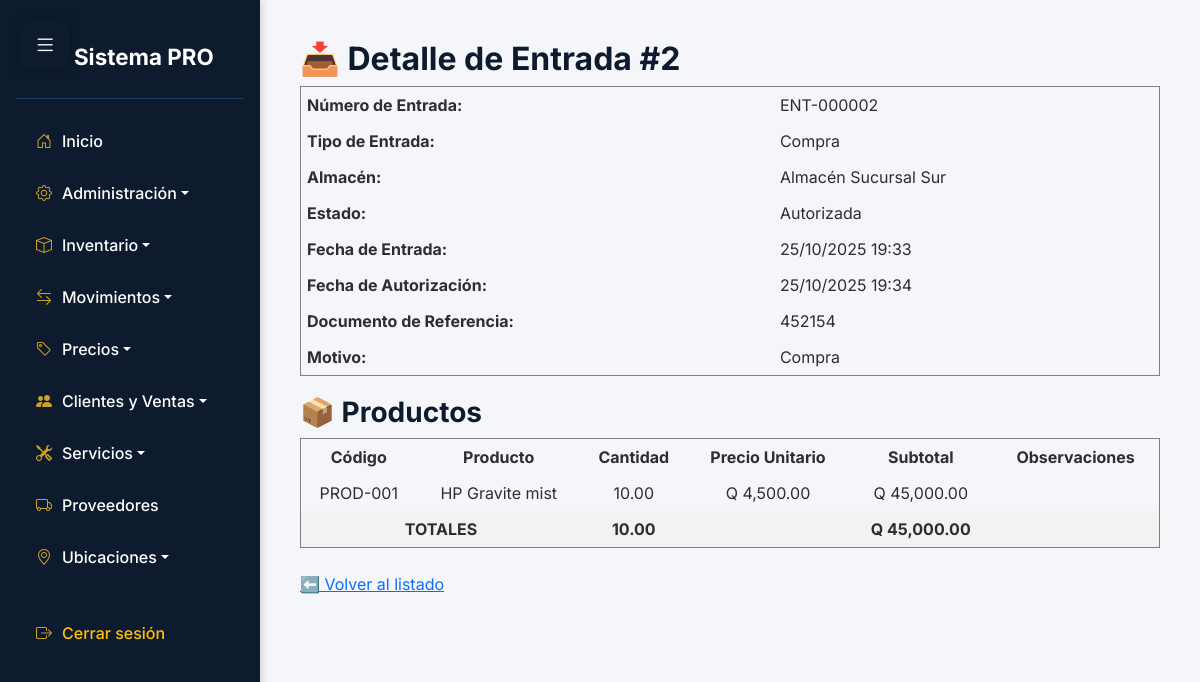
/app/vista/Entradas/ver.php?id=2 (signed in), run on the app's committed database.
### tables this page shows
CREATE TABLE `entradas_almacen` (
  `id` int NOT NULL,
  `numero_entrada` varchar(50) NOT NULL,
  `almacen_id` int NOT NULL,
  `tipo_entrada_id` int NOT NULL,
  `fecha_entrada` datetime NOT NULL DEFAULT CURRENT_TIMESTAMP,
  `fecha_autorizacion` datetime DEFAULT NULL,
  `motivo` text,
  `documento_referencia` varchar(100) DEFAULT NULL COMMENT 'Factura, orden de compra, etc.',
  `usuario_registra_id` int NOT NULL,
  `usuario_autoriza_id` int DEFAULT NULL,
  `estado_id` int NOT NULL DEFAULT '1',
  `creado_en` datetime DEFAULT CURRENT_TIMESTAMP,
  `actualizado_en` datetime DEFAULT CURRENT_TIMESTAMP ON UPDATE CURRENT_TIMESTAMP
);

CREATE TABLE `tipos_entrada` (
  `id` int NOT NULL,
  `nombre` varchar(50) NOT NULL,
  `descripcion` text,
  `requiere_autorizacion` tinyint(1) DEFAULT '1',
  `estado_id` int NOT NULL DEFAULT '1',
  `usuario_creador_id` int DEFAULT NULL,
  `usuario_modificador_id` int DEFAULT NULL,
  `creado_en` datetime DEFAULT CURRENT_TIMESTAMP,
  `actualizado_en` datetime DEFAULT CURRENT_TIMESTAMP ON UPDATE CURRENT_TIMESTAMP
);

CREATE TABLE `almacenes` (
  `id` int NOT NULL,
  `codigo` varchar(20) NOT NULL,
  `nombre` varchar(100) NOT NULL,
  `ubicacion` text,
  `descripcion` text,
  `responsable_usuario_id` int DEFAULT NULL,
  `estado_id` int NOT NULL DEFAULT '1',
  `usuario_creador_id` int DEFAULT NULL,
  `usuario_modificador_id` int DEFAULT NULL,
  `creado_en` datetime DEFAULT CURRENT_TIMESTAMP,
  `actualizado_en` datetime DEFAULT CURRENT_TIMESTAMP ON UPDATE CURRENT_TIMESTAMP
);

CREATE TABLE `estados` (
  `id` int NOT NULL,
  `nombre` varchar(50) NOT NULL,
  `descripcion` text,
  `aplica_a` varchar(100) DEFAULT NULL COMMENT 'A qué entidades aplica este estado',
  `creado_en` datetime DEFAULT CURRENT_TIMESTAMP,
  `actualizado_en` datetime DEFAULT CURRENT_TIMESTAMP ON UPDATE CURRENT_TIMESTAMP
);

CREATE TABLE `entradas_detalle` (
  `id` int NOT NULL,
  `entrada_id` int NOT NULL,
  `producto_id` int NOT NULL,
  `cantidad` decimal(10,2) NOT NULL,
  `precio_unitario` decimal(10,2) DEFAULT NULL,
  `observaciones` text
);

CREATE TABLE `productos` (
  `id` int NOT NULL,
  `codigo` varchar(50) NOT NULL,
  `nombre` varchar(200) NOT NULL,
  `descripcion` text,
  `categoria_id` int NOT NULL,
  `unidad_medida_id` int NOT NULL,
  `proveedor_id` int DEFAULT NULL,
  `peso` decimal(10,2) DEFAULT NULL COMMENT 'Peso en kilogramos',
  `imagen_url` varchar(255) DEFAULT NULL,
  `estado_id` int NOT NULL DEFAULT '1',
  `usuario_creador_id` int DEFAULT NULL,
  `usuario_modificador_id` int DEFAULT NULL,
  `creado_en` datetime DEFAULT CURRENT_TIMESTAMP,
  `actualizado_en` datetime DEFAULT CURRENT_TIMESTAMP ON UPDATE CURRENT_TIMESTAMP
);

### app/Conexion/Conexion.php (called while the page is built)
<?php
class Conexion {
    private $conexion;
    private $host = 'localhost';
    private $dbName = 'aegis';
    private $username = 'root';
    private $password = '';
    public function __construct() {
        try {
            $this->conexion = new PDO(
                "mysql:host=$this->host;dbname=$this->dbName",
                $this->username,
                $this->password
            );
            $this->conexion->setAttribute(PDO::ATTR_ERRMODE, PDO::ERRMODE_EXCEPTION);
        } catch (PDOException $e) {
            die("Error de conexión: " . $e->getMessage());
        }
    }
    public function getConexion() {
        return $this->conexion;
    }
}
?>

### app/Modelo/EntradasAlmacen.php (called while the page is built, shortened)
<?php
require_once __DIR__ . '/../Conexion/Conexion.php';
class EntradasAlmacen {
    private $conexion;
    public function __construct() {
        $this->conexion = new Conexion();
        $this->verificarEstados();
        $this->verificarTiposEntrada();
    }
    private function verificarEstados() {
        $estadosNecesarios = [
            ['nombre' => 'Registrada', 'descripcion' => 'Entrada registrada pendiente de autorización'],
            ['nombre' => 'Autorizada', 'descripcion' => 'Entrada autorizada y procesada'],
            ['nombre' => 'Cancelada', 'descripcion' => 'Entrada cancelada']
        ];
        foreach ($estadosNecesarios as $estado) {
            $sql = "SELECT id FROM estados WHERE nombre = ? LIMIT 1";
            $stmt = $this->conexion->getConexion()->prepare($sql);
            $stmt->execute([$estado['nombre']]);
        }
    }
    private function verificarTiposEntrada() {
        $tiposNecesarios = [
            ['nombre' => 'Compra a Proveedor', 'descripcion' => 'Entrada por compra a proveedor', 'requiere_autorizacion' => 1],
            ['nombre' => 'Devolución Cliente', 'descripcion' => 'Entrada por devolución de cliente', 'requiere_autorizacion' => 1],
            ['nombre' => 'Ajuste Inventario', 'descripcion' => 'Ajuste positivo de inventario', 'requiere_autorizacion' => 1],
            ['nombre' => 'Producción Interna', 'descripcion' => 'Entrada por producción interna', 'requiere_autorizacion' => 0],
            ['nombre' => 'Transferencia Entrada', 'descripcion' => 'Entrada por transferencia entre almacenes', 'requiere_autorizacion' => 0]
        ];
        $estadoActivo = $this->obtenerEstadoPorNombre('Activo') ?? 1;
        foreach ($tiposNecesarios as $tipo) {
            $sql = "SELECT id FROM tipos_entrada WHERE nombre = ? LIMIT 1";
            $stmt = $this->conexion->getConexion()->prepare($sql);
            $stmt->execute([$tipo['nombre']]);
        }
    }
    public function obtener($id) {
        $sql = "SELECT ea.*,
                       a.nombre AS almacen,
                       te.nombre AS tipo_entrada,
                       te.requiere_autorizacion,
                       e.nombre AS estado
                FROM entradas_almacen ea
                INNER JOIN almacenes a ON ea.almacen_id = a.id
                INNER JOIN tipos_entrada te ON ea.tipo_entrada_id = te.id
                INNER JOIN estados e ON ea.estado_id = e.id
                WHERE ea.id = ?";
        $stmt = $this->conexion->getConexion()->prepare($sql);
        $stmt->execute([$id]);
        return $stmt->fetch(PDO::FETCH_ASSOC);
    }
    public function obtenerDetalle($entrada_id) {
        $sql = "SELECT ed.id,
                       ed.entrada_id,
                       ed.producto_id,
                       p.nombre AS producto,
                       p.codigo AS codigo_producto,
                       ed.cantidad,
                       ed.precio_unitario,
                       (ed.cantidad * ed.precio_unitario) AS subtotal,
                       ed.observaciones
                FROM entradas_detalle ed
                INNER JOIN productos p ON ed.producto_id = p.id
                WHERE ed.entrada_id = ?";
        $stmt = $this->conexion->getConexion()->prepare($sql);
        $stmt->execute([$entrada_id]);
        return $stmt->fetchAll(PDO::FETCH_ASSOC);
    }
    private function obtenerEstadoPorNombre($nombre) {
        $sql = "SELECT id FROM estados WHERE nombre = ? LIMIT 1";
        $stmt = $this->conexion->getConexion()->prepare($sql);
        $stmt->execute([$nombre]);
        $resultado = $stmt->fetch(PDO::FETCH_ASSOC);
        return $resultado ? $resultado['id'] : null;
    }
}

### app/Controlador/EntradasAlmacenControlador.php (called while the page is built, shortened)
<?php
require_once __DIR__ . '/../Modelo/EntradasAlmacen.php';
class EntradasAlmacenControlador {
    private $modelo;
    public function __construct() {
        $this->modelo = new EntradasAlmacen();
    }
    public function obtener($id) {
        return $this->modelo->obtener($id);
    }
    public function obtenerDetalle($id) {
        return $this->modelo->obtenerDetalle($id);
    }
}

### app/Vista/Entradas/ver.php (the view, shortened to what this page needs)
<?php
require_once '../../Controlador/EntradasAlmacenControlador.php';
include '../../../includes/sidebar.php';
$controlador = new EntradasAlmacenControlador();
$id = $_GET['id'] ?? null;
try {
    $entrada = $controlador->obtener($id);
    $detalle = $controlador->obtenerDetalle($id);
} catch (Exception $e) {
    header('Location: listar.php?error=' . urlencode($e->getMessage()));
    exit;
}
$total_cantidad  = array_sum(array_column($detalle, 'cantidad'));
$total_valor     = array_sum(array_column($detalle, 'subtotal'));
?>
<h2>📥 Detalle de Entrada #<?= $entrada['id'] ?></h2>
<table border="1" cellpadding="6" cellspacing="0" style="width:100%; margin-bottom:20px;">
    <tr><td><strong>Número de Entrada:</strong></td><td><?= htmlspecialchars($entrada['numero_entrada']) ?></td></tr>
    <tr><td><strong>Tipo de Entrada:</strong></td><td><?= htmlspecialchars($entrada['tipo_entrada']) ?></td></tr>
    <tr><td><strong>Almacén:</strong></td><td><?= htmlspecialchars($entrada['almacen']) ?></td></tr>
    <tr><td><strong>Estado:</strong></td><td><?= htmlspecialchars($entrada['estado']) ?></td></tr>
    <tr><td><strong>Fecha de Entrada:</strong></td><td><?= date('d/m/Y H:i', strtotime($entrada['fecha_entrada'])) ?></td></tr>
    <?php if ($entrada['fecha_autorizacion']): ?>
        <tr><td><strong>Fecha de Autorización:</strong></td><td><?= date('d/m/Y H:i', strtotime($entrada['fecha_autorizacion'])) ?></td></tr>
    <?php endif; ?>
    <tr><td><strong>Documento de Referencia:</strong></td><td><?= htmlspecialchars($entrada['documento_referencia']) ?></td></tr>
    <tr><td><strong>Motivo:</strong></td><td><?= htmlspecialchars($entrada['motivo']) ?></td></tr>
</table>
<h3>📦 Productos</h3>
<?php if (empty($detalle)): ?>
    <p>No hay productos en esta entrada.</p>
<?php else: ?>
    <table border="1" cellpadding="6" cellspacing="0" style="width:100%; text-align:center;">
        <thead>
            <tr>
                <th>Código</th>
                <th>Producto</th>
                <th>Cantidad</th>
                <th>Precio Unitario</th>
                <th>Subtotal</th>
                <th>Observaciones</th>
            </tr>
        </thead>
        <tbody>
            <?php foreach ($detalle as $item): ?>
                <tr>
                    <td><?= htmlspecialchars($item['codigo_producto']) ?></td>
                    <td><?= htmlspecialchars($item['producto']) ?></td>
                    <td><?= number_format($item['cantidad'], 2) ?></td>
                    <td>Q <?= number_format($item['precio_unitario'], 2) ?></td>
                    <td>Q <?= number_format($item['subtotal'], 2) ?></td>
                    <td><?= htmlspecialchars($item['observaciones']) ?></td>
                </tr>
            <?php endforeach; ?>
            <tr style="font-weight:bold; background:#f2f2f2;">
                <td colspan="2">TOTALES</td>
                <td><?= number_format($total_cantidad, 2) ?></td>
                <td></td>
                <td>Q <?= number_format($total_valor, 2) ?></td>
                <td></td>
            </tr>
        </tbody>
    </table>
<?php endif; ?>
<br>
<a href="listar.php">⬅️ Volver al listado</a>

### includes/sidebar.php (style rules this page uses)
:root { --sidebar-bg: #0e1b2f; --sidebar-hover: #1f3a5f; --accent-gold: #c9a227; --body-bg: #f4f6f9; --text-light: #ffffff; --text-dark: #2e2e2e; }
body { font-family: 'Inter', sans-serif; background-color: var(--body-bg); color: var(--text-dark); margin: 0; padding: 0; }
h1, h2, h3 { color: var(--sidebar-bg); font-weight: 700; }

### data on the page
entradas_almacen: id "2", numero_entrada "ENT-000002", tipo_entrada.nombre "Compra", almacen.nombre "Almacén Sucursal Sur", estado.nombre "Autorizada", fecha_entrada "25/10/2025 19:33", fecha_autorizacion "25/10/2025 19:34", documento_referencia "452154", motivo "Compra"
entradas_detalle: producto.codigo "PROD-001", producto.nombre "HP Gravite mist", cantidad "10.00", precio_unitario "4,500.00", subtotal "45,000.00"

### other printed values
$total_cantidad "10.00"
$total_valor "45,000.00"
